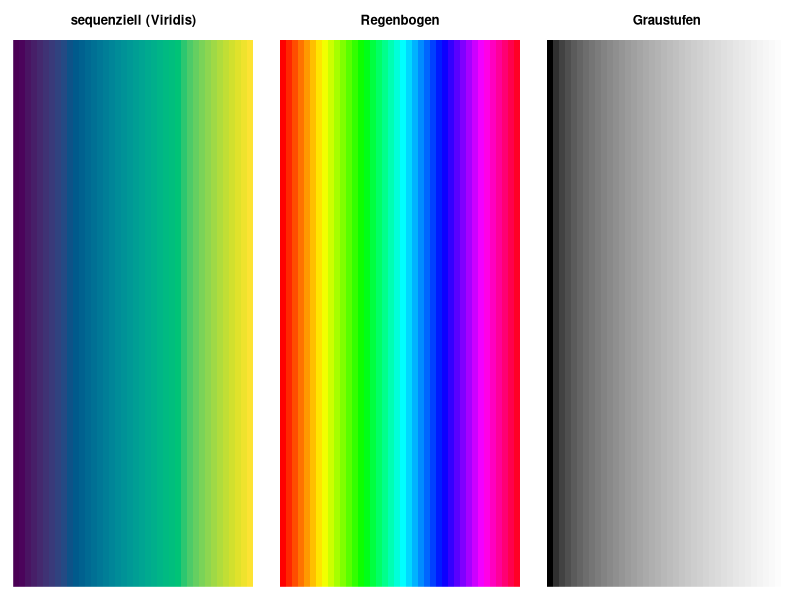
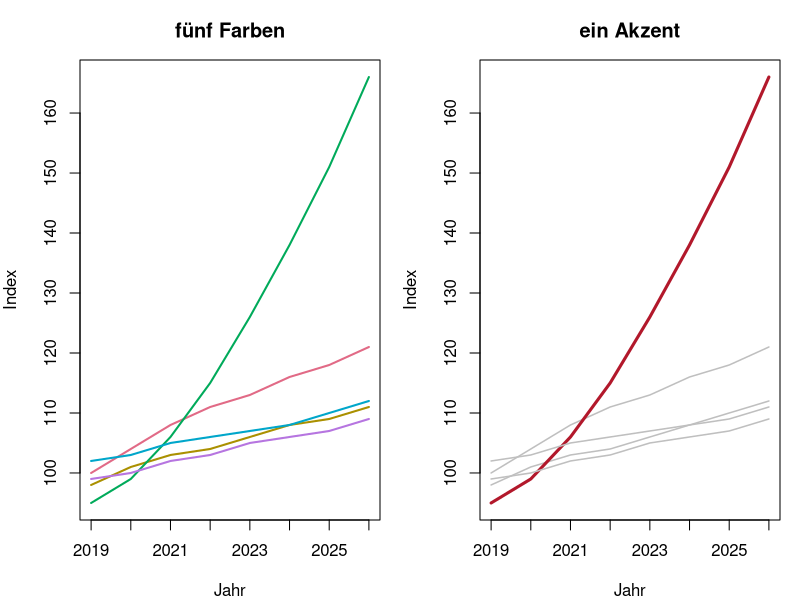

Here is the R script that generated these plots, in order:
## ---- chunk 1
#| label: setup-r
#| include: false
library(ggplot2)

theme_set(theme_minimal(base_size = 12))
## ---- chunk 2
#| label: fig-paletten-r
#| fig-cap: "Dieselben Werte mit einer sequenziellen Palette, mit Regenbogen und in Graustufen umgerechnet."
#| fig-height: 3.2
werte <- seq(0, 1, length.out = 40)
zeige_palette <- function(farben, titel) {
  image(matrix(seq_along(farben), ncol = 1), col = farben, axes = FALSE, main = titel)
}

par(mfrow = c(1, 3), mar = c(1, 1, 3, 1))
zeige_palette(hcl.colors(40, "Viridis"), "sequenziell (Viridis)")
zeige_palette(rainbow(40), "Regenbogen")
zeige_palette(grey.colors(40, start = 0, end = 1), "Graustufen")
par(mfrow = c(1, 1))
## ---- chunk 3
#| label: fig-akzent-r
#| fig-cap: "Links jede Serie in einer eigenen Farbe, rechts eine hervorgehoben."
#| fig-height: 3.2
jahre <- 2019:2026
verlauf <- data.frame(
  jahr = rep(jahre, 5),
  region = rep(c("Nord", "Ost", "Sued", "West", "Mitte"), each = 8),
  wert = c(100, 104, 108, 111, 113, 116, 118, 121,
           98, 101, 103, 104, 106, 108, 109, 111,
           95, 99, 106, 115, 126, 138, 151, 166,
           102, 103, 105, 106, 107, 108, 110, 112,
           99, 100, 102, 103, 105, 106, 107, 109)
)

par(mfrow = c(1, 2), mar = c(4, 4, 3, 1))
matplot(jahre, matrix(verlauf$wert, nrow = 8), type = "l", lty = 1, lwd = 2,
        col = hcl.colors(5, "Dark 3"), xlab = "Jahr", ylab = "Index",
        main = "fünf Farben")
matplot(jahre, matrix(verlauf$wert, nrow = 8), type = "l", lty = 1,
        lwd = c(1.5, 1.5, 3, 1.5, 1.5),
        col = c("grey75", "grey75", "#b2182b", "grey75", "grey75"),
        xlab = "Jahr", ylab = "Index", main = "ein Akzent")
par(mfrow = c(1, 1))
